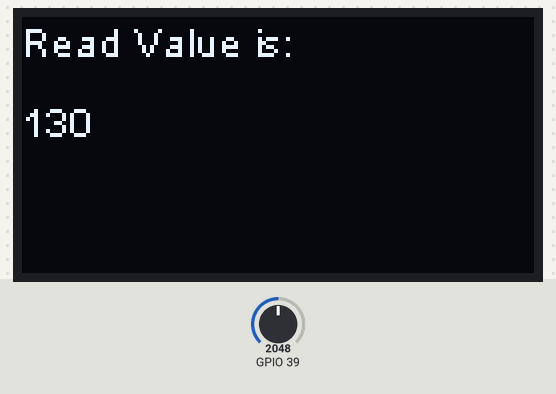
Bench run of a sketch on a simulated ESP32. On the bench: 128×64 one-colour display. The test bench sets the inputs (shaded band); at power-on: GPIO 39 = 2048. What the sketch prints to the serial monitor is not drawn.

Above: at 1.2 s.
1.3 s: GPIO 39 set to 2866
At 2.1 s:
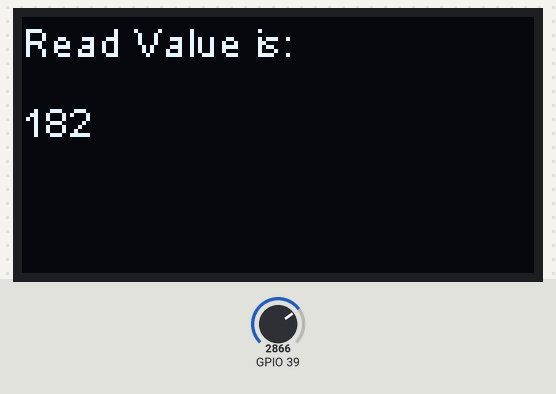
2.8 s: GPIO 39 set to 3603
At 4.0 s:
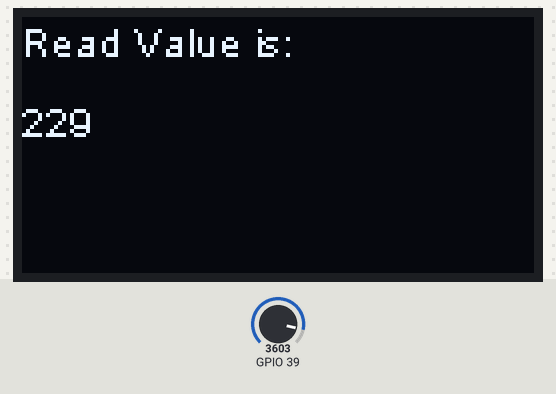
4.3 s: GPIO 39 set to 4095
At 5.3 s:
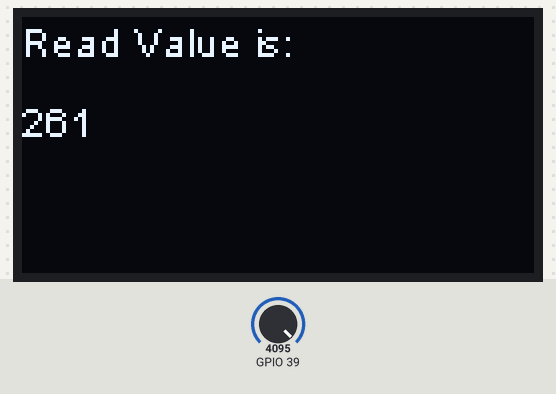
Timing chart, 0 to 7.3 s (numbered marks = the images above; inputs shaded):
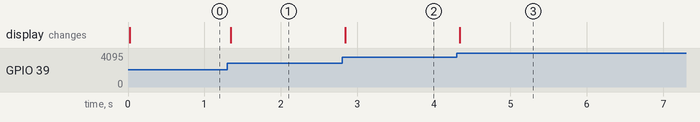

Measured:
- after the input at 1.3 s, the display: changes at once (image 1)
- after the input at 2.8 s, the display: changes at once (image 2)
- after the input at 4.3 s, the display: changes at once (image 3)

The sketch:

Wk3.ino
```cpp
#include <Wire.h>  // Only needed for Arduino 1.6.5 and earlier
#include "SSD1306Wire.h" // legacy include: `#include "SSD1306.h"`
SSD1306Wire  display(0x3c, 21, 22);
int freq = 5000;
int ledchannel = 0;
int resolution = 8;
int rd;

void setup() {
  // put your setup code here, to run once:
 Serial.begin(115200);
  Serial.println();
  Serial.println();
ledcSetup(ledchannel,freq,resolution);
//ledcAttachPin(LED_BUILTIN,ledchannel);
pinMode(39,INPUT);

  // Initialising the UI will init the display too.
  display.init();

  display.flipScreenVertically();
  display.setFont(ArialMT_Plain_10);


}

void loop() {
  // put your main code here, to run repeatedly:
  rd=analogRead(39);
    Serial.println(rd);
    rd=map(rd,0,4000,0,255);
    ledcWrite(ledchannel,rd);
    delay(7);
   display.clear();
   display.setTextAlignment(TEXT_ALIGN_LEFT);
    display.setFont(ArialMT_Plain_10);
    display.drawString(0, 0, "Read Value is:");
    display.drawString(0, 20, String(rd));
    display.display();
    delay(10);
}
```
